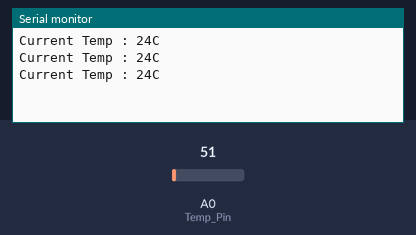
This sketch was run on a simulated Arduino Uno, built with avr-gcc and run on an emulated ATmega328P. Parts: the last lines printed to the serial monitor. Inputs (shaded band) come from the test bench; at power-on: A0 (Temp_Pin) = 51.

Above: at 1.3 s.
1.4 s: A0 (Temp_Pin) set to 61
At 1.9 s:
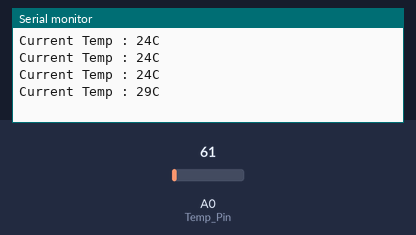
2.9 s: A0 (Temp_Pin) set to 71
At 3.4 s:
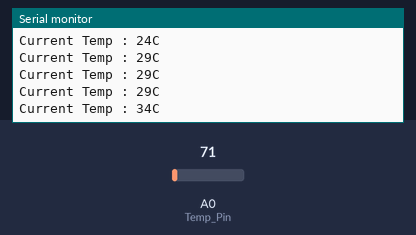
Timing chart, 0 to 5.9 s (numbered marks = the images above; inputs shaded):
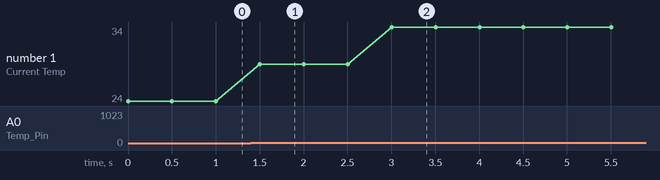

Measured:
- after the input at 1.4 s, the serial monitor: prints a new line after 0.10 s (image 1)
- after the input at 2.9 s, the serial monitor: prints a new line after 0.10 s (image 2)
- plotted number 1: 24 → 29 after the input at 1.4 s, 29 → 34 after the input at 2.9 s

The sketch:

LM35.ino
```cpp
// LM35.ino
// datee: 2020/05/03

int Temp_Pin = A0;

void setup()
{
    Serial.begin(115200);
}

void loop()
{
    int value = analogRead(Temp_Pin);
    float voltage = ((float)value) / 1023 ;
    voltage = voltage * 5 ;
    int date = voltage * 100;
    Serial.print("Current Temp : ");
    Serial.print(date);
    Serial.println("C");
    delay(500);
}
```
